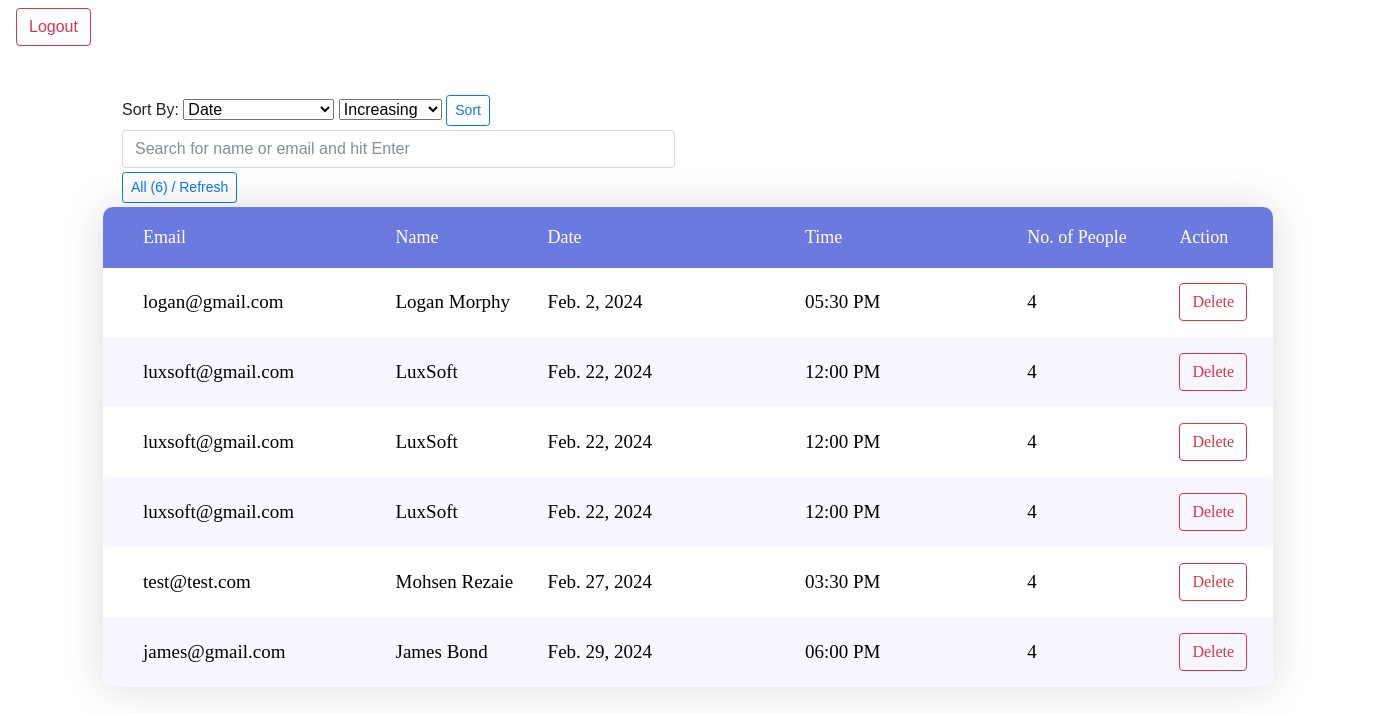
Before: /admin_panel/ (signed in) with the older database file.
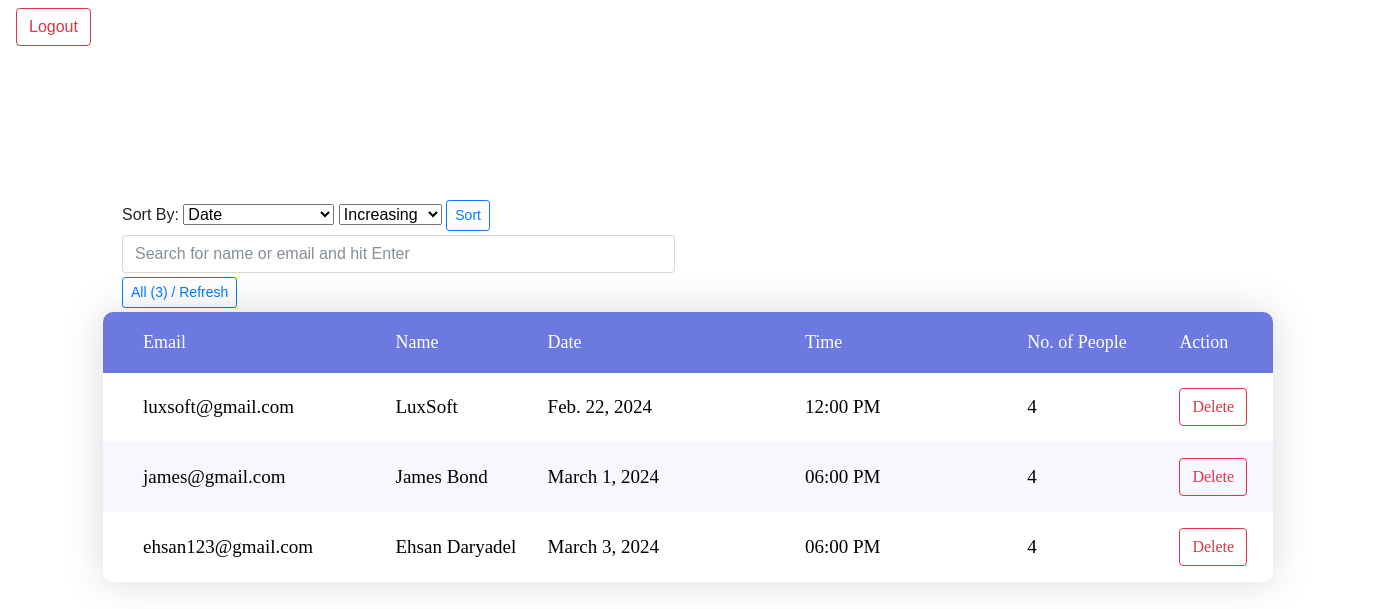
After: the same page with the newer database file.
### base/models.py (models this page shows, shortened)
class Reservation(models.Model):
    name = models.CharField(max_length=100)
    email = models.EmailField()
    date = models.DateField()
    time = models.TimeField()
    number_of_people = models.PositiveSmallIntegerField()

### base/views.py (the view)
# urls.py: path('admin_panel/', views.admin_panel, name='admin-panel')
@login_required(login_url='/admin_login')
def admin_panel(request):
    q = request.GET.get('q') if request.GET.get('q') is not None else ''
    sort_by = request.GET.get('sort_by')
    ord_by = request.GET.get('order_by')
    ordering = 'date'
    if sort_by in ['date', 'time', 'number_of_people']:
        ordering = sort_by
    if ord_by == 'dec':
        reserves = Reservation.objects.filter(
            Q(name__icontains=q) |
            Q(email__icontains=q)
        ).order_by('-' + ordering)
    else:
        reserves = Reservation.objects.filter(
            Q(name__icontains=q) |
            Q(email__icontains=q)
        ).order_by(ordering)
    context = {
        "reserves": reserves,
        'sort_by': sort_by
    }
    return render(request, 'admin_panel.html', context)

### templates/admin_panel.html (shortened to what this page needs)
{% load  static %}
<!DOCTYPE html>
<html lang="en">
<head>
    <link rel="stylesheet" type="text/css" href="{% static 'bootstrap/css/bootstrap.min.css' %}"/>
    <link rel="stylesheet" type="text/css" href="{% static 'css/admin panel/util.css' %}"/>
    <link rel="stylesheet" type="text/css" href="{% static 'css/admin panel/main.css' %}"/>
</head>
<body>
<button onclick="window.location='{% url 'admin-logout' %}'"
        class="ml-3 mt-2 btn btn-outline-danger">Logout
</button>
<div class="limiter">
    <div class="container-table100">
        <div class="wrap-table100">
            <div class="ml-1">
                <div class="col-6">
                    <form method="GET">
                        <label>Sort By: </label>
                        <select class="form-select form-select-sm" aria-label=".form-select-sm example" name="sort_by">
                            <option value="date">Date</option>
                        </select>
                        <select class="form-select form-select-sm" aria-label=".form-select-sm example" name="order_by">
                            <option value="inc">Increasing</option>
                        </select>
                        <button class="btn btn-outline-primary btn-sm" type="submit">Sort</button>
                    </form>
                </div>
                <div class="col-6">
                    <form method="GET" action="{% url 'admin-panel' %}">
                        <input class="form-control" type="text" name="q"
                               placeholder="Search for name or email and hit Enter"/>
                        <button onclick="window.location='{% url 'admin-panel' %}'"
                                class="mt-1 mb-1 btn btn-outline-primary btn-sm">All ({{ reserves | length }}) / Refresh
                        </button>
                    </form>
                </div>
            </div>
            <div class="table100 ver1 m-b-110">
                <div class="table100-head">
                    <table>
                        <thead>
                        <tr class="row100 head">
                            <th class="cell100 column1">Email</th>
                            <th class="cell100 column2">Name</th>
                            <th class="cell100 column3">Date</th>
                            <th class="cell100 column4">Time</th>
                            <th class="cell100 column5">No. of People</th>
                            <th class="cell100 column6">Action</th>
                        </tr>
                        </thead>
                    </table>
                </div>
                <div class="table100-body">
                    <table>
                        <tbody>
                        {% for reserve in reserves %}
                            <tr class="row100 body">
                                <td class="cell100 column1">{{ reserve.email }}</td>
                                <td class="cell100 column2">{{ reserve.name }}</td>
                                <td class="cell100 column3">{{ reserve.date }}</td>
                                <td class="cell100 column4">{{ reserve.time|time:"h:i A" }}</td>
                                <td class="cell100 column5">{{ reserve.number_of_people }}</td>
                                {% now 'Y-m-d' as today %}
                                {% if reserve.date|date:"Y-m-d" < today %}
                                    <td class="cell100 column6">
                                        <a href="{% url 'delete-reservation' reserve.id %}"
                                           class="btn btn-outline-danger">Delete</a>
                                    </td>
                                {% else %}
                                    <td class="cell100 column6">
                                        <button class="btn btn-outline-secondary" disabled>Delete</button>
                                    </td>
                                {% endif %}
                            </tr>
                        {% endfor %}
                        </tbody>
                    </table>
                </div>
            </div>
        </div>
    </div>
</div>
</body>
</html>

### statics/css/admin panel/main.css (style rules this page uses)
* { padding: 0; box-sizing: border-box }
body, html { height: 100%; font-family: sans-serif }
.limiter { width: 1366px; margin: 0 auto }
.container-table100 { width: 100%; min-height: 100vh; background: #fff; display: -webkit-box; display: -webkit-flex; display: -moz-box; display: -ms-flexbox; display: flex; align-items: center; justify-content: center; flex-wrap: wrap; padding: 33px 30px }
.wrap-table100 { width: 1170px }
.table100 { background-color: #fff }
table { width: 100% }
th, td { font-weight: unset; padding-right: 10px }
.column1 { width: 25%; padding-left: 40px; }
.column2 { width: 13%; }
.column3 { width: 22%; }
.column4 { width: 19%; }
.column5 { width: 13%; }
.column6 { width: 8%; }
.table100-head th { padding-top: 18px; padding-bottom: 18px }
.table100-body td { padding-top: 16px; padding-bottom: 16px }
.table100 { position: relative; padding-top: 60px }
.table100-head { position: absolute; width: 100%; top: 0; left: 0 }
.table100-body { max-height: 585px; overflow: auto }
.table100.ver1 th { font-family: Lato-Bold; font-size: 18px; color: #fff; line-height: 1.4; background-color: #6c7ae0 }
.table100.ver1 td { font-family: Lato-Regular; font-size: 19px; color: #000000; line-height: 1.4 }
.table100.ver1 .table100-body tr:nth-child(even) { background-color: #f8f6ff }
.table100.ver1 { border-radius: 10px; overflow: hidden; box-shadow: 0 0 40px 0 rgba(0, 0, 0, .15); -moz-box-shadow: 0 0 40px 0 rgba(0, 0, 0, .15); -webkit-box-shadow: 0 0 40px 0 rgba(0, 0, 0, .15); -o-box-shadow: 0 0 40px 0 rgba(0, 0, 0, .15); -ms-box-shadow: 0 0 40px 0 rgba(0, 0, 0, .15) }

Changed rows visible on the page:
removed Reservation: email "logan@gmail.com", name "Logan Morphy", date "Feb. 2, 2024", time "05:30 PM", number_of_people "4", shows "Delete"
removed Reservation: email "luxsoft@gmail.com", name "LuxSoft", date "Feb. 22, 2024", time "12:00 PM", number_of_people "4", shows "Delete"
removed Reservation: email "luxsoft@gmail.com", name "LuxSoft", date "Feb. 22, 2024", time "12:00 PM", number_of_people "4", shows "Delete"
removed Reservation: email "test@test.com", name "Mohsen Rezaie", date "Feb. 27, 2024", time "03:30 PM", number_of_people "4", shows "Delete"
changed Reservation "james@gmail.com": date "Feb. 29, 2024" → "March 1, 2024"
added Reservation: email "ehsan123@gmail.com", name "Ehsan Daryadel", date "March 3, 2024", time "06:00 PM", number_of_people "4", shows "Delete"
Other visible differences:
{{ reserves | length }}: "6" → "3"
